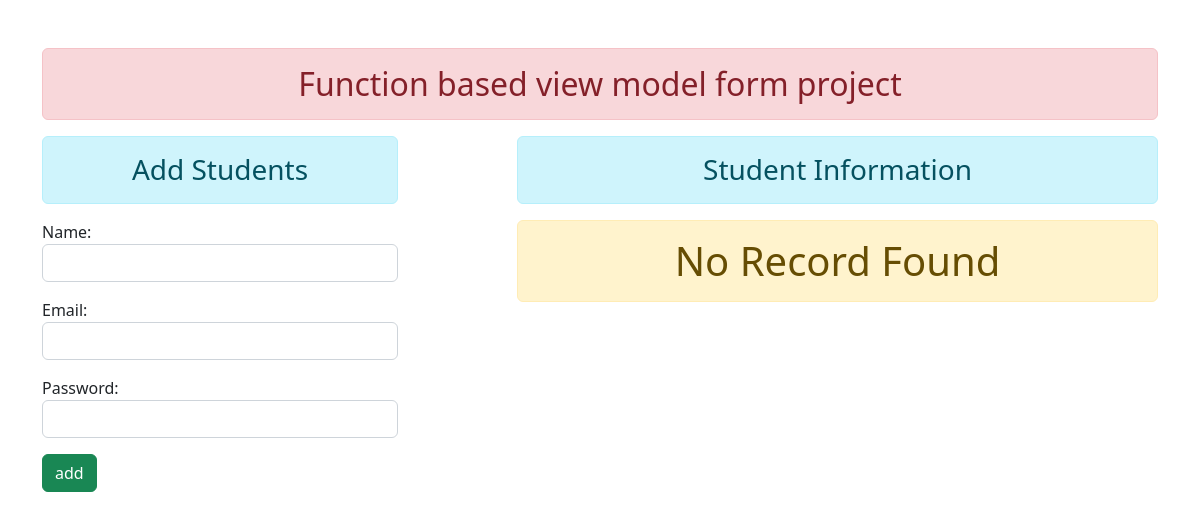
The app's page /enroll/, older data.
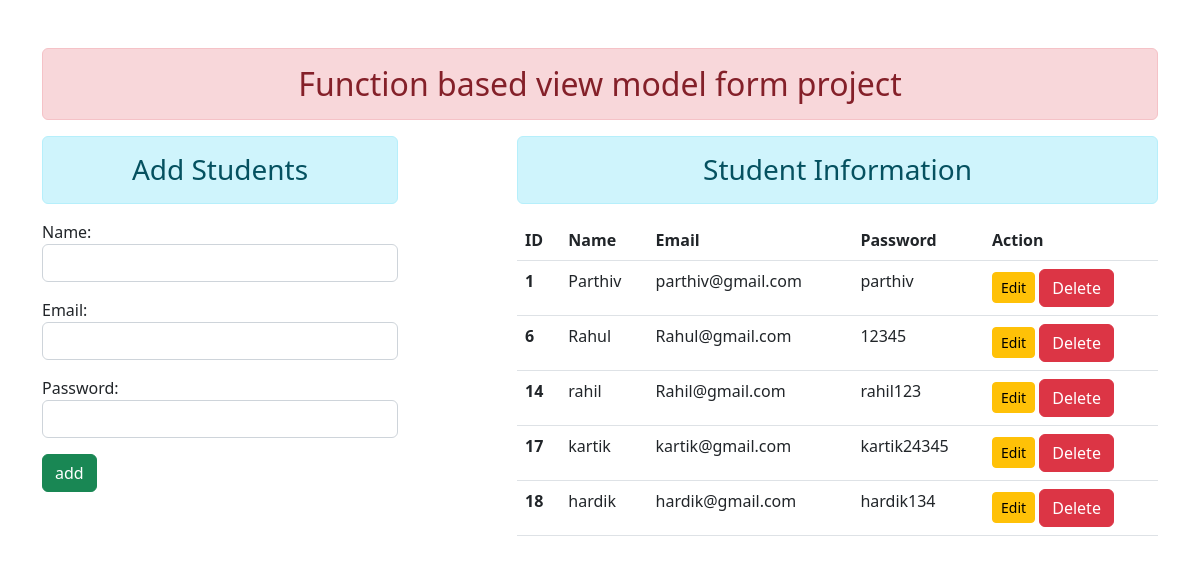
The same page, newer data.
### enroll/models.py (models this page shows)
class User(models.Model):
    name = models.CharField(max_length=30)
    email = models.CharField(max_length=40)
    password = models.CharField(max_length=20)

### enroll/views.py (the view)
# urls.py: path('', views.show_add, name='show_add'),
def show_add(request):
    if request.method == 'POST':
        fm = StudentRegistration(request.POST)
        if fm.is_valid():
            nm = fm.cleaned_data['name']
            em = fm.cleaned_data['email']
            pw = fm.cleaned_data['password']
            reg = User(name=nm, email=em, password=pw)
            reg.save()
            fm = StudentRegistration()
    else:
        fm = StudentRegistration()
    stud = User.objects.all()
    return render(request, "enroll/show_add.html", {'form':fm, 'stu':stud})

### enroll/form.py
class StudentRegistration(forms.ModelForm):
    class Meta:
        model = User
        fields = ['name', 'email', 'password']
        widgets = {
            'name': forms.TextInput(attrs={'class':'form-control'}),
            'email': forms.EmailInput(attrs={'class':'form-control'}),
            'password': forms.PasswordInput(render_value=True, attrs={'class':'form-control'}),
        }

### enroll/templates/enroll/show_add.html (shortened to what this page needs)
{% extends 'enroll/base.html' %}
{% block content %}
<div class="row">
    <div class="col-sm-4">
        <h3 class="text-center alert alert-info">Add Students</h3>
        <form method="POST" action="">
            {{form.as_p}}
            <input type="submit" class="btn btn-success" value="add">
        </form>
    </div>
    <div class="col-sm-7 offset-1">
        <h3 class="text-center alert alert-info">Student Information</h3>
        {% if stu %}
            <table class="table table-hover">
                <thead>
                <tr>
                    <th scope="col">ID</th>
                    <th scope="col">Name</th>
                    <th scope="col">Email</th>
                    <th scope="col">Password</th>
                    <th scope="col">Action</th>
                </tr>
                </thead>
                <tbody>
                {% for st in stu %}
                <tr>
                    <th scope="row">{{st.id}}</th>
                    <td>{{st.name}}</td>
                    <td>{{st.email}}</td>
                    <td>{{st.password}}</td>
                    <td>
                        <a href="{% url 'updatedata' st.id %}" class="btn btn-warning btn-sm">Edit</a>
                        <form action="{% url 'deletedata' st.id %}" method="POST" class="d-inline">
                            <input type="submit" class="btn btn-danger" value="Delete">
                        </form>
                    </td>
                </tr>
                {% endfor %}
                </tbody>
            </table>
        {% else %}
        <h1 class="text-center alert alert-warning">No Record Found</h1>
        {% endif %}
    </div>
</div>
{% endblock content %}

### enroll/templates/enroll/base.html (shortened to what this page needs)
<!DOCTYPE html>
{% load static %}
<html lang="en">
<head>
    <link rel="stylesheet" href="{% static 'enroll/css/bootstrap.css' %}" />
</head>
<body>
    <div class="container mt-5">
        <h2 class="text-center alert alert-danger">Function based view model form project</h2>
        {% block content %} {% endblock content %}
    </div>
</body>
</html>

Row changes from the older to the newer data that the page shows:
added User: id "1", name "Parthiv", email "parthiv@gmail.com", password "parthiv"
added User: id "6", name "Rahul", email "Rahul@gmail.com", password "12345"
added User: id "14", name "rahil", email "Rahil@gmail.com", password "rahil123"
added User: id "17", name "kartik", email "kartik@gmail.com", password "kartik24345"
added User: id "18", name "hardik", email "hardik@gmail.com", password "hardik134"
Text that changed along with them:
text no longer shown: "No Record Found"
text now shown: "ID Name Email Password Action"
